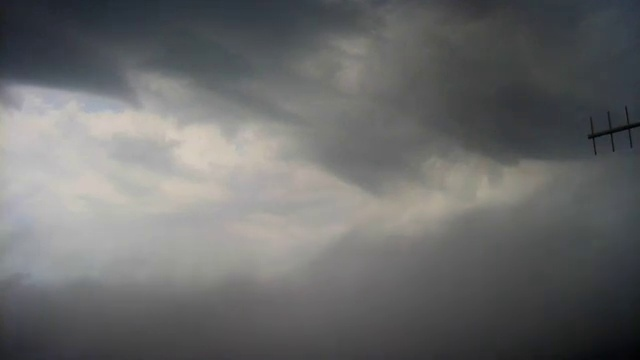
#> input picture data/chemtrail_samples/visualizations/cedar_hill_clouds_may2025/chunk_000_no_detection.jpg, 640 x 360 px
$ python -i contrail_detector.py   (imports and definitions only)
#> lines starting #> are read from the running program, lines starting #| are printed output that depends on the picture; after the words box and inside, x2 and y2 are one past the last pixel; in counts of white or black regions, pixels touching at a corner belong together
#> further down, picture is the input picture: shape (360, 640, 3); mean B, G, R 106.2, 106.3, 105.6
# Copyright (c) 2025 Efstratios Goudelis
#
# This program is free software: you can redistribute it and/or modify
# it under the terms of the GNU General Public License as published by
# the Free Software Foundation, either version 3 of the License, or
# (at your option) any later version.
#
# This program is distributed in the hope that it will be useful,
# but WITHOUT ANY WARRANTY; without even the implied warranty of
# MERCHANTABILITY or FITNESS FOR A PARTICULAR PURPOSE.  See the
# GNU General Public License for more details.
#
# You should have received a copy of the GNU General Public License
# along with this program. If not, see <https://www.gnu.org/licenses/>.

"""Contrail detection using Hough transform."""

from typing import List, Dict, Optional, Tuple
from dataclasses import dataclass

import numpy as np
import cv2
from common.common import logger


@dataclass
class ContrailDetection:
    """Represents a detected contrail."""
    start_x: float
    start_y: float
    end_x: float
    end_y: float
    confidence: float
    angle: float  # degrees from horizontal
    length_px: float
    width_px: Optional[float] = None

    # [12 lines left out: function to_dict, not called in this run]


class ContrailDetector:
    """
    Detects contrails in sky images using Hough line transform.

    Pipeline:
    1. Convert to grayscale
    2. Apply CLAHE for contrast enhancement
    3. Denoise
    4. Canny edge detection
    5. Probabilistic Hough line detection
    6. Filter lines by length, angle, and position
    """

    def __init__(
        self,
        min_line_length: int = 100,
        max_line_gap: int = 10,
        hough_threshold: int = 80,
        max_angle_from_horizontal: float = 30.0,
    ):
        """
        Initialize detector with tunable parameters.

        Args:
            min_line_length: Minimum line length in pixels
            max_line_gap: Maximum gap between line segments
            hough_threshold: Hough transform threshold
            max_angle_from_horizontal: Maximum deviation from horizontal (0 or 180 deg)
        """
        self.min_line_length = min_line_length
        self.max_line_gap = max_line_gap
        self.hough_threshold = hough_threshold
        self.max_angle_from_horizontal = max_angle_from_horizontal

    def detect(self, frame: np.ndarray) -> List[ContrailDetection]:
        """
        Detect contrails in image frame.

        Args:
            frame: BGR image as numpy array (from OpenCV)

        Returns:
            List of ContrailDetection objects
        """
        try:
            # Stage 1: Preprocessing
            gray = cv2.cvtColor(frame, cv2.COLOR_BGR2GRAY)

            # CLAHE for contrast enhancement
            clahe = cv2.createCLAHE(clipLimit=2.0, tileGridSize=(8, 8))
            enhanced = clahe.apply(gray)
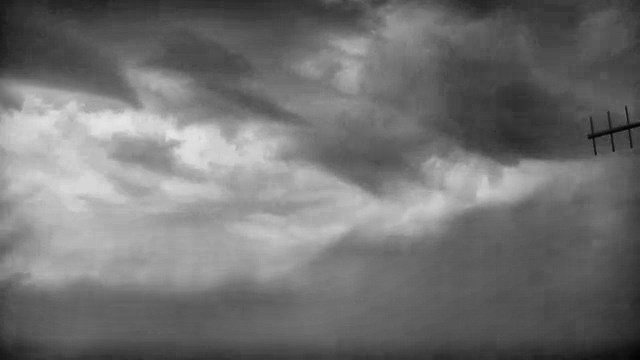
#> enhanced: shape (360, 640); min 2, max 230, mean 113.6

            # Denoise
            denoised = cv2.fastNlMeansDenoising(enhanced, h=10)

            # Stage 2: Edge Detection
            edges = cv2.Canny(denoised, threshold1=50, threshold2=150)
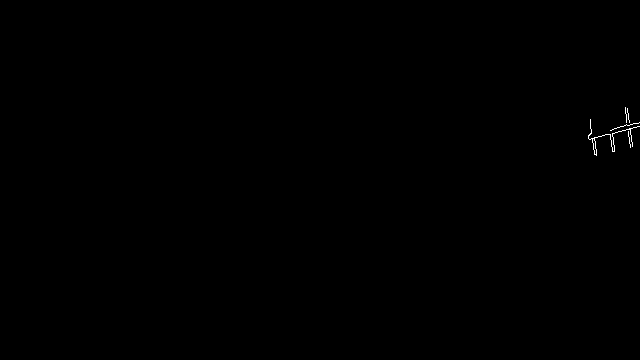
#> edges: shape (360, 640); 0.1% white in thin lines or dots, all inside (x1, y1, x2, y2) = (588, 107, 640, 156)

            # Stage 3: Line Detection (Probabilistic Hough)
            lines = cv2.HoughLinesP(
                edges,
                rho=1,
                theta=np.pi / 180,
                threshold=self.hough_threshold,
                minLineLength=self.min_line_length,
                maxLineGap=self.max_line_gap,
            )
#> lines = None

            if lines is None:
                return []

            # Stage 4: Contrail Validation
            contrails = []
            for line in lines:
                detection = self._validate_line(line, frame.shape)
                if detection:
                    contrails.append(detection)

            return contrails

        except Exception as e:
            logger.error(f"Error in contrail detection: {e}")
            return []

    # [83 lines left out: functions _validate_line, _calculate_confidence, not called in this run]

>>> import cv2
>>> picture = cv2.imread('../../../data/chemtrail_samples/visualizations/cedar_hill_clouds_may2025/chunk_000_no_detection.jpg')
>>> result = ContrailDetector().detect(picture)
#> result = []

$ run again, on data/chemtrail_samples/visualizations/cedar_hill_clouds_may2025/chunk_005_no_detection.jpg
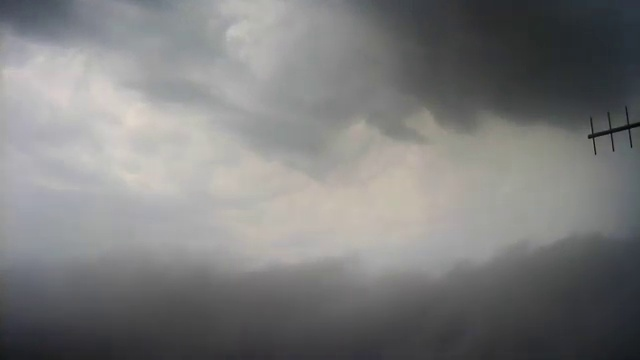
#> input picture data/chemtrail_samples/visualizations/cedar_hill_clouds_may2025/chunk_005_no_detection.jpg, 640 x 360 px
#> picture is the input picture: shape (360, 640, 3); mean B, G, R 124.1, 124.4, 124.3
#> in detect, `enhanced = clahe.apply(gray)`:
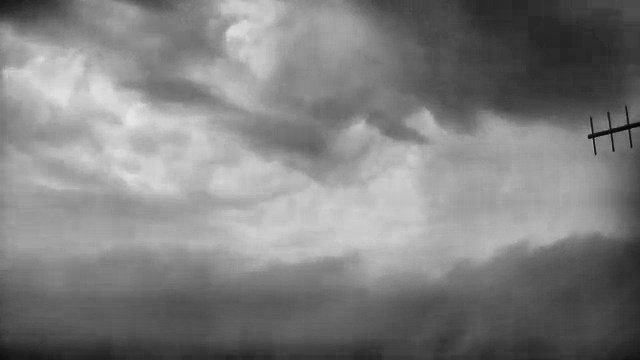
#> enhanced: shape (360, 640); min 2, max 230, mean 127.4
#> edges: shape (360, 640); 0.17% white in thin lines or dots, all inside (x1, y1, x2, y2) = (224, 20, 640, 155)
#> lines = None
#> result = []

$ run again, on data/chemtrail_samples/visualizations/cedar_hill_clouds_may2025/chunk_010_no_detection.jpg
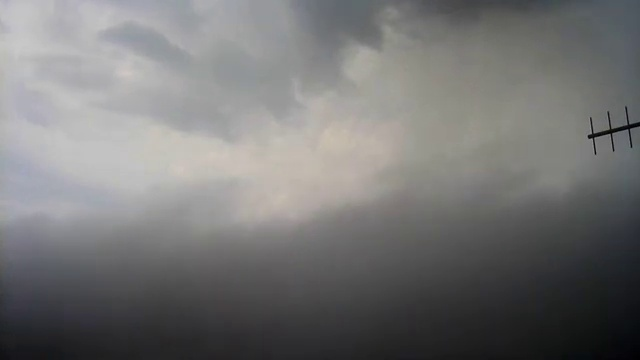
#> input picture data/chemtrail_samples/visualizations/cedar_hill_clouds_may2025/chunk_010_no_detection.jpg, 640 x 360 px
#> picture is the input picture: shape (360, 640, 3); mean B, G, R 116.7, 117, 117.1
#> in detect, `enhanced = clahe.apply(gray)`:
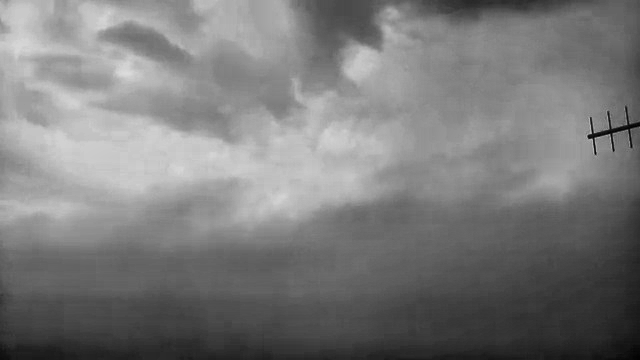
#> enhanced: shape (360, 640); min 1, max 220, mean 122.6
#> edges: shape (360, 640); 0.16% white in thin lines or dots, all inside (x1, y1, x2, y2) = (359, 22, 640, 155)
#> lines = None
#> result = []
